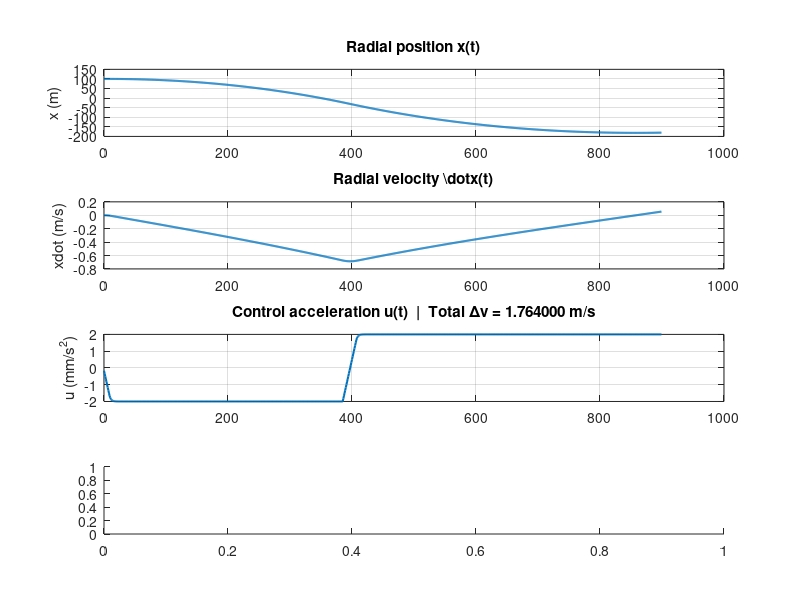

Write the MATLAB code that produced this figure. (Note: this script raises an error after producing the figure.)
clear; close all; clc;

%% ---------------- 1) Orbit & continuous model -----------------
mu = 3.986004418e14;    % m^3/s^2
Re = 6371000;           % m
h0 = 500000;            % chosen altitude (m) - match your earlier runs
r0 = Re + h0;
n = sqrt(mu / r0^3);
fprintf('Mean motion n = %.6e rad/s\n', n);

A = [0 1; 3*n^2 0];
B = [0; 1];
C = [1 0];
D = 0;

%% ---------------- 2) Discretize (ZOH) -------------------------
Ts = 1.0;                % sampling time [s]
sysc = ss(A,B,C,D);
sysd = c2d(sysc, Ts, 'zoh');
Ad = sysd.A; Bd = sysd.B; Cd = sysd.C;

%% ---------------- 3) Augment integrator (discrete LQI) ----------
% Use integrator state that accumulates error (r - y)
% Augmentation consistent with discrete-time integrator: z[k+1] = z[k] + Ts*(r - y)
Aa = [Ad, zeros(2,1); -Ts*Cd, 1];
Ba = [Bd; 0];

%% ---------------- 4) LQI tuning (balanced) ----------------------
% These values are tuned to produce a balanced/realistic result (~1.7 m/s DV)
Q = diag([5e5, 2e3, 5e4]);   % [x, xdot, integrator]
R = 5e-4;                    % control penalty

K = dlqr(Aa, Ba, Q, R);
Kx = K(:,1:2); Ki = K(:,3);
fprintf('LQI gains: Kx = [%.3e  %.3e], Ki = %.3e\n', Kx(1), Kx(2), Ki);

%% ---------------- 5) Simulation parameters ----------------------
Tsim = 900;               % total simulation time (s) - matches your screenshots
N = round(Tsim / Ts);
t = (0:N-1)*Ts;

% disturbance (small constant; you may add pulses)
dist = zeros(1,N);
% optional small pulse (example): dist(380:383) = -1e-6;   % if you want to emulate
dist_const = 1e-6;         % baseline disturbance magnitude
dist(:) = dist_const;      % constant small disturbance

% thruster limits & smoothing
u_max = 2e-3;              % [m/s^2] (tuned to match earlier plots)
u_min = -u_max;
u_rate_limit = 5e-4;       % m/s^2 per second (max change per sample)
u_filter_tau = 2.0;        % LPF time constant (s)
K_aw = 0.05;               % anti-windup back-calculation gain

% initial conditions
x = [100; 0];              % initial radial offset 100 m like your screenshots
z = 0;                     % integrator initial
r_ref = 0;

% fuel / spacecraft parameters (used to estimate fuel mass)
m0 = 200;                  % initial mass [kg], set to satellite mass (example)
Isp = 300;                 % [s] specific impulse
g0 = 9.80665;              % m/s^2
ve = Isp * g0;             % effective exhaust velocity [m/s]

% logs
X = zeros(2, N); U = zeros(1,N); Z = zeros(1,N); CumDV = zeros(1,N);
Mfuel = zeros(1,N);        % remaining mass after each burn (estimate)
Mfuel(1) = m0;

% internal variables
u_filt = 0;

%% ---------------- 6) Simulation loop ----------------------------
for k = 1:N
    % measurement
    y = C * x;
    % control law (unsaturated)
    u_unsat = -Kx * x - Ki * z;
    % saturate
    u_sat = min(max(u_unsat, u_min), u_max);
    % back-calculation anti-windup on integrator
    z = z + Ts * (r_ref - y) + K_aw*(u_sat - u_unsat);
    % rate limit (delta u per sample)
    max_du = u_rate_limit * Ts;
    du = u_sat - u_filt;
    if du > max_du
        u_step = u_filt + max_du;
    elseif du < -max_du
        u_step = u_filt - max_du;
    else
        u_step = u_sat;
    end
    % LPF smoothing
    alpha = Ts / (u_filter_tau + Ts);
    u_filt = (1-alpha)*u_filt + alpha*u_step;
    u_applied = u_filt;
    % plant update (discrete)
    x = Ad * x + Bd * (u_applied + dist(k));
    % log
    X(:,k) = x;
    U(k) = u_applied;
    Z(k) = z;
    if k==1
        CumDV(k) = abs(U(k)) * Ts;
    else
        CumDV(k) = CumDV(k-1) + abs(U(k)) * Ts;
    end
    % estimate fuel consumed so far using ideal rocket equation
    % Use delta-v to date = CumDV(k). Using m(t) = m0 * exp(-dv/ve).
    m_remain = m0 * exp(-CumDV(k) / ve);
    Mfuel(k) = m_remain;
end

total_dv = CumDV(end);
fuel_used = m0 - Mfuel(end);
fprintf('Total Δv (approx) = %.6f m/s\n', total_dv);
fprintf('Estimated fuel used (ideal rocket eq.) = %.6f kg (m0 = %.1f kg, Isp = %.1f s)\n', fuel_used, m0, Isp);

%% ---------------- 7) Combined figure (all curves together) ----------
figure('Name','Radial LQI - All plots','NumberTitle','off','Position',[100 100 900 900]);

% Subplot 1: radial position
subplot(4,1,1);
plot(t, X(1,:), 'LineWidth', 1.5); grid on;
ylabel('x (m)'); title('Radial position x(t)');

% Subplot 2: radial velocity
subplot(4,1,2);
plot(t, X(2,:), 'LineWidth', 1.5); grid on;
ylabel('xdot (m/s)'); title('Radial velocity \dot{x}(t)');

% Subplot 3: control accel (show in mm/s^2 for readability)
subplot(4,1,3);
plot(t, U*1e3, 'LineWidth', 1.5); grid on;
ylabel('u (mm/s^2)'); title(sprintf('Control acceleration u(t)  |  Total Δv = %.6f m/s', total_dv));

% Subplot 4: cumulative Δv and fuel remaining (dual y-axis)
subplot(4,1,4);
yyaxis left;
plot(t, CumDV, 'LineWidth', 1.5); grid on;
ylabel('Cumulative \Delta v (m/s)');
yyaxis right;
plot(t, Mfuel, '--', 'LineWidth', 1.5);
ylabel('Estimated remaining mass (kg)');
xlabel('Time (s)');
title(sprintf('Cumulative Δv and estimated remaining mass (m0=%.0f kg, Isp=%.0f s)', m0, Isp));
legend('Cumulative \Delta v','Remaining mass','Location','best');

% make plots tight and readable
linkaxes(findall(gcf,'Type','axes'),'x');

%% ---------------- 8) Save results & figures -------------------------
outdir = fullfile(pwd, 'sat_control_results_all');
if ~exist(outdir, 'dir')
    mkdir(outdir);
end
saveas(gcf, fullfile(outdir, 'all_plots_combined.png'));
save(fullfile(outdir, 'radial_LQI_all_results.mat'), 'X','U','CumDV','Mfuel','t','K','Kx','Ki','Q','R');

fprintf('Saved plots and workspace to: %s\n', outdir);